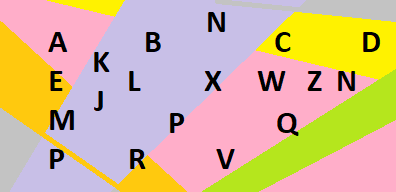
#> input picture Extraction Lettres/image_original.png, 396 x 192 px
$ python 'Test Extraction de Symbol.py'
#> lines starting #> are read from the running program, lines starting #| are printed output that depends on the picture; after the words box and inside, x2 and y2 are one past the last pixel; in counts of white or black regions, pixels touching at a corner belong together
### UtilityFunctions.py
import math
import numpy as np


# [12 lines left out: function hue_to_rgb, not called in this run]


def v_to_255(v):
    return int(min(255, 256 * v))


# [43 lines left out: functions hsl_to_rgb, rgb_to_hsl, not called in this run]


def get_ar_height(width, ratio):
    ratio_width, ratio_height = ratio
    return width * ratio_height / ratio_width


def get_ar_width(height, ratio):
    ratio_width, ratio_height = ratio
    return height * ratio_width / ratio_height


# [152 lines left out: functions list_to_matrix, matrix_to_list, modify_pixel_brightness, linear_interpolate, resize_bilinear, anti_aliasing_000 and 2 more, not called in this run]


def convert_to_bin(matrix):
    new_matrix = np.zeros(matrix.shape, dtype=matrix.dtype)
    H, W, rgb = new_matrix.shape
    for i in range(H):
        for j in range(W):
            if matrix[i, j, 0] == matrix[i, j, 1] == matrix[i, j, 2] == 255:
                new_matrix[i, j] = (1, 1, 1)
            else:
                new_matrix[i, j] = (0, 0, 0)

    return new_matrix


# [11 lines left out: function convert_from_bin, not called in this run]


def thresholding_wv(matrix, value):
    new_matrix = np.zeros(matrix.shape, dtype=matrix.dtype)
    H, W, rgb = new_matrix.shape
    for i in range(H):
        for j in range(W):
            if int(matrix[i, j, 0] * 0.21 + matrix[i, j, 1] * 0.72 + matrix[i, j, 2] * 0.07) >= value:
                new_matrix[i, j] = (255, 255, 255)
    return new_matrix


# [9 lines left out: function color_to_grey, not called in this run]


def remove_channels(matrix):
    new_matrix = np.zeros((matrix.shape[0], matrix.shape[1])).astype(np.uint8)
    H, W = new_matrix.shape
    for i in range(H):
        for j in range(W):
            new_matrix[i, j] = matrix[i, j, 0]
    return new_matrix


# [7 lines left out: function add_channels, not called in this run]


def get_neighbor_there(matrix, points, point):
    x, y = point
    if matrix[x + 1, y + 1] == 1:
        if (x + 1, y + 1) not in points:
            points.append((x + 1, y + 1))
            get_neighbor_there(matrix, points, (x + 1, y + 1))
    if matrix[x + 1, y] == 1:
        if (x + 1, y) not in points:
            points.append((x + 1, y))
            get_neighbor_there(matrix, points, (x + 1, y))
    if matrix[x, y + 1] == 1:
        if (x, y + 1) not in points:
            points.append((x, y + 1))
            get_neighbor_there(matrix, points, (x, y + 1))
    if matrix[x - 1, y + 1] == 1:
        if (x - 1, y + 1) not in points:
            points.append((x - 1, y + 1))
            get_neighbor_there(matrix, points, (x - 1, y + 1))
    if matrix[x + 1, y - 1] == 1:
        if (x + 1, y - 1) not in points:
            points.append((x + 1, y - 1))
            get_neighbor_there(matrix, points, (x + 1, y - 1))
    if matrix[x - 1, y - 1] == 1:
        if (x - 1, y - 1) not in points:
            points.append((x - 1, y - 1))
            get_neighbor_there(matrix, points, (x - 1, y - 1))
    if matrix[x, y - 1] == 1:
        if (x, y - 1) not in points:
            points.append((x, y - 1))
            get_neighbor_there(matrix, points, (x, y - 1))
    if matrix[x - 1, y] == 1:
        if (x - 1, y) not in points:
            points.append((x - 1, y))
            get_neighbor_there(matrix, points, (x - 1, y))


def make_boundary(points):
    ys = [p[0] for p in points]
    xs = [p[1] for p in points]
    x_min = min(xs)
    x_max = max(xs)
    y_min = min(ys)
    y_max = max(ys)
    return x_min - 2, y_min - 2, x_max + 2, y_max + 2


def not_in_Symbols(symbols, point):
    y, x = point
    for s in symbols:
        x1, y1, x2, y2 = s
        if x1 - 3 < x < x2 + 3 and y1 - 3 < y < y2 + 3:
            return False
    return True

### MainFunctions.py
import os
import shutil

import numpy
from PIL import Image

import UtilityFunctions
import matplotlib.pyplot as plt
from UtilityFunctions import *


# [89 lines left out: functions show_histogram, modify_image_brightness, apply_convolution, resize, rotate, image_dilation, not called in this run]


def image_erosion(matrix, kernel=None):
    if kernel is None:
        kernel = numpy.ones((3, 3), dtype=numpy.uint8)
        kernel[0, 0] = kernel[2, 2] = kernel[0, 2] = kernel[2, 0] = 0
    H, W = matrix.shape
    matrix = -(matrix - 1)
    kernel_H, kernel_W = kernel.shape
    new_matrix = numpy.ones((H, W), dtype=numpy.uint8)
    for i in range(H):
        for j in range(W):
            if matrix[i][j] == 0:
                eroded = False
                for x in range(kernel_H):
                    for y in range(kernel_W):
                        p = i - kernel_H // 2 + x
                        q = j - kernel_W // 2 + y
                        if 0 <= p < H and 0 <= q < W:
                            if kernel[x][y] and matrix[p][q]:
                                new_matrix[i][j] = 1
                                eroded = True
                                break
                        else:
                            if kernel[x][y]:
                                new_matrix[i][j] = 1
                                eroded = True
                                break
                    if eroded:
                        break
                if not eroded:
                    new_matrix[i][j] = matrix[i][j]
    return -(new_matrix - 1)


# [14 lines left out: functions image_Opening, image_Closing, not called in this run]


def edge_extraction(matrix, kernel=None):
    if kernel is None:
        kernel = numpy.ones((3, 3), dtype=numpy.uint8)
        kernel[0, 0] = kernel[2, 2] = kernel[0, 2] = kernel[2, 0] = 0
    matrix_r = matrix.copy()
    H, W = matrix.shape
    matrix_e = image_erosion(matrix, kernel)
    for i in range(H):
        for j in range(W):
            if matrix_r[i, j] == matrix_e[i, j] == 1:
                matrix_r[i, j] = 0
    x = np.zeros(matrix.shape)
    x[1:-1, 1:-1] = matrix_r[1:-1, 1:-1]
    matrix_r = x
    return matrix_r


def symbol_extraction(picture, threshold):
    """
    :param picture: Objet Image de la libraries pillow
    :param threshold: un seuil qui convertira une image en une image binaire de deux valeurs 0 et 255
    la procédure extraira tous les symboles de l'image et les enregistrera séparément en tant qu'images
    """
    matrix = np.asarray(picture).reshape(picture.height, picture.width, 3)  # convertire l'image en matrice
    matrix = edge_extraction(
        remove_channels(
            convert_to_bin(
                thresholding_wv(matrix, threshold)  # l'utilisation d'un seuil (threshold) convertira une
                # image en une image binaire de deux valeurs 0 et 255 ( l'image originale a trois canaux la
                # nouvelle image aura les mêmes trois canaux RVB mais ils auront la même valeur)
            )  # convertir 255 en 1
        )  # supprimer les canaux redondants RVB
    )  # Extraction des contours
    symbols = []
    inp = []
    H, W = matrix.shape
    for i in range(H):
        for j in range(W):
            if matrix[i, j] == 1 and not_in_Symbols(symbols, (i, j)):
                points = [(i, j)]
                get_neighbor_there(matrix, points, (i, j))
                symbols.append(make_boundary(points))
                inp.append(points)
    try:
        os.mkdir("Symbols")
    except OSError as error:
        print(error)
        for filename in os.listdir("Symbols"):
            file_path = os.path.join("Symbols", filename)
            try:
                if os.path.isfile(file_path) or os.path.islink(file_path):
                    os.unlink(file_path)
                elif os.path.isdir(file_path):
                    shutil.rmtree(file_path)
            except Exception as e:
                print('Failed to delete %s. Reason: %s' % (file_path, e))
    for i, symbol in enumerate(symbols):
        x1, y1, x2, y2 = symbol
        img = picture.crop((x1 + 2, y1 + 2, x2 + 2, y2 + 2))
        img.save("Symbols/symbol_" + str(i + 1) + ".png")

### Extraction Lettres/Test Extraction de Symbol.py
from MainFunctions import *

image = Image.open("image_original.png")
#> image is the input picture: PIL image 396x192 RGB; mean R, G, B 215.8, 186.4, 152.3
symbol_extraction(image, threshold=127)
#> after the loop in thresholding_wv, `for i in range(H):`:
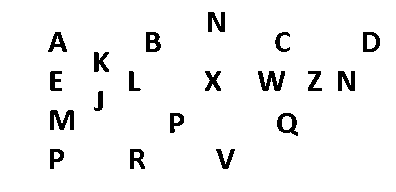
#> new_matrix: shape (192, 396, 3); 95.3% white; 19 black regions, largest, box (x1, y1, x2, y2) and area: (258, 71, 285, 91) 302, (50, 110, 74, 130) 302, (338, 71, 355, 91) 232
#> in edge_extraction, `kernel = numpy.ones((3, 3), dtype=numpy.uint8)`: kernel = [[1, 1, 1], [1, 1, 1], [1, 1, 1]]
#> after the loop in image_erosion, `for i in range(H):`:
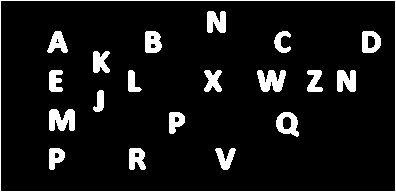
#> new_matrix: shape (192, 396); values 0 (black) and 1 (white), 8.6% white; 20 white regions, largest, box (x1, y1, x2, y2) and area: (0, 0, 396, 192) 1172, (49, 109, 75, 131) 447, (257, 70, 286, 92) 440
#> after the loop in edge_extraction, `for i in range(H):`:
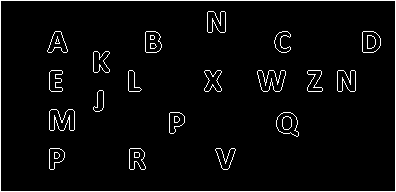
#> matrix_r: shape (192, 396); values 0 (black) and 1 (white), 3.8% white in thin lines or dots
#> in edge_extraction, `x[1:-1, 1:-1] = matrix_r[1:-1, 1:-1]`:
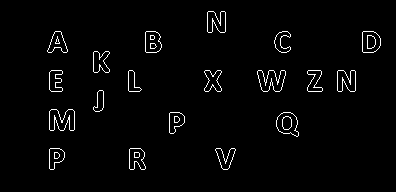
#> x: shape (192, 396) float64; values 0 (black) and 1 (white), 2.3% white in thin lines or dots, all inside (x1, y1, x2, y2) = (47, 11, 381, 170)
#> the loop in symbol_extraction, `for i, symbol in enumerate(symbols):` made 19 passes
#> symbol on passes 1 to 12: (205, 9, 227, 34), (45, 29, 69, 54), (143, 29, 163, 54), (272, 29, 292, 54), (360, 29, 382, 54), (91, 49, 111, 74), (47, 68, 64, 93), (126, 68, 143, 93), (202, 68, 223, 93), (255, 68, 287, 93), (305, 68, 324, 93), (335, 68, 357, 93)
#> pass 1, in symbol_extraction, `img = picture.crop((x1 + 2, y1 + 2, x2 + 2, y2 + 2))`:
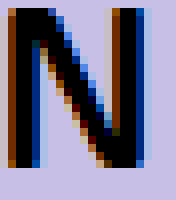
#> img: PIL image 22x25 RGB (shown 8 times larger); mean R, G, B 124.9, 119.7, 143.9
#> pass 3, in symbol_extraction, `img = picture.crop((x1 + 2, y1 + 2, x2 + 2, y2 + 2))`:
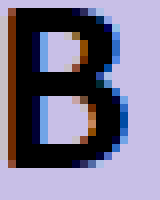
#> img: PIL image 20x25 RGB (shown 8 times larger); mean R, G, B 121.8, 116.2, 140.5
#> after the loop in symbol_extraction, `for i, symbol in enumerate(symbols):`:
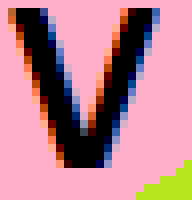
#> img: PIL image 24x25 RGB (shown 8 times larger); mean R, G, B 187.8, 131.6, 144.2
print("Voir Dossier Symbols")
